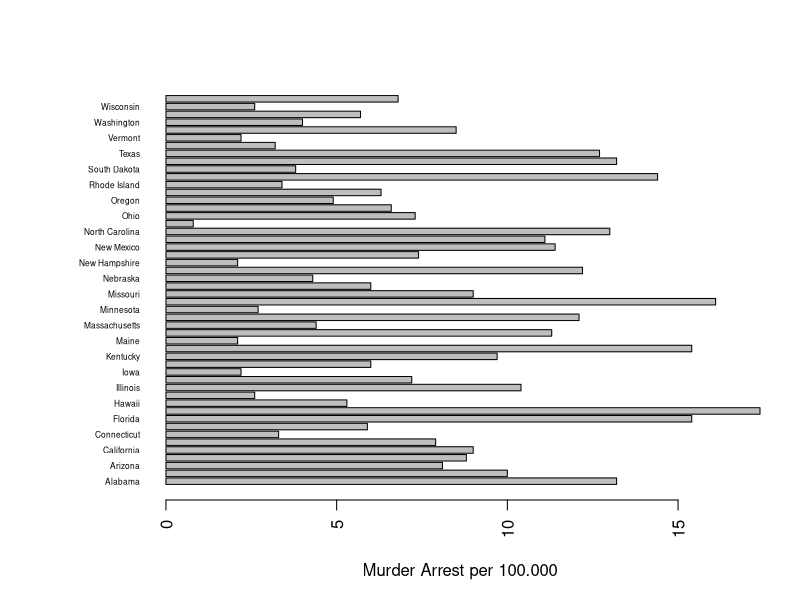
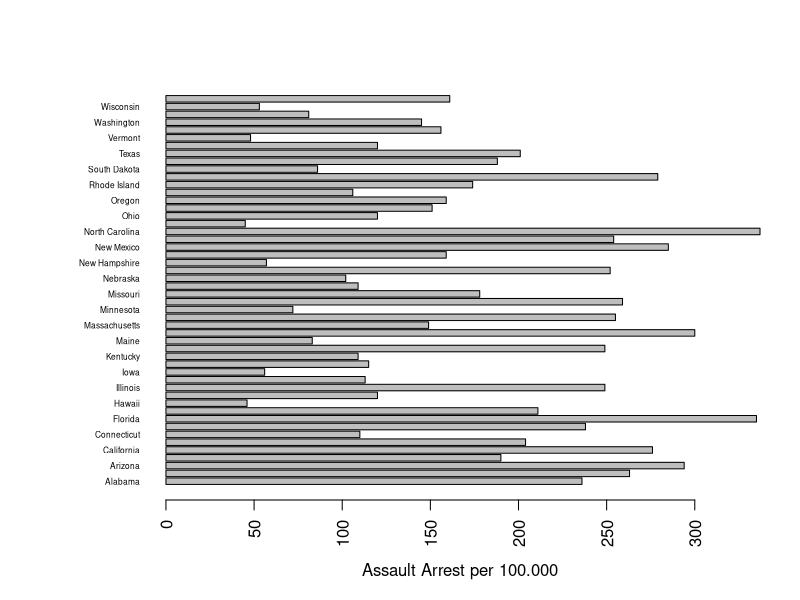
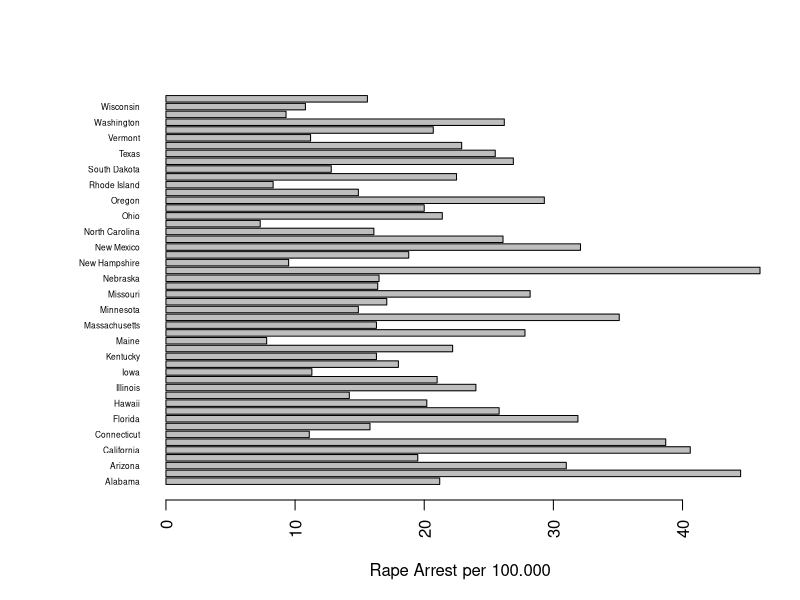
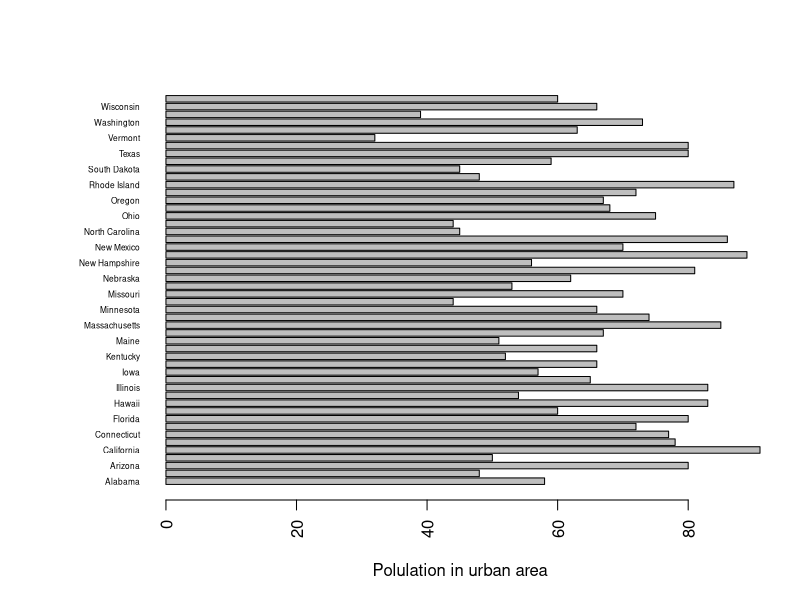
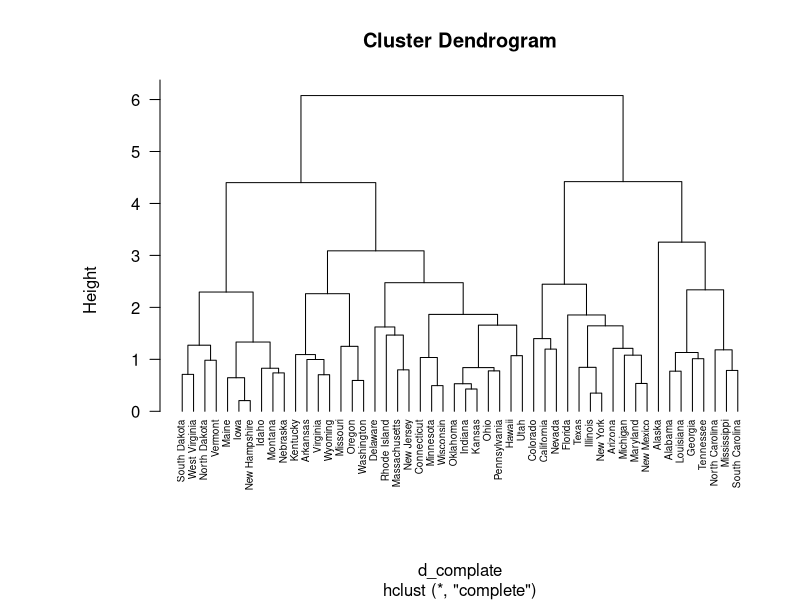
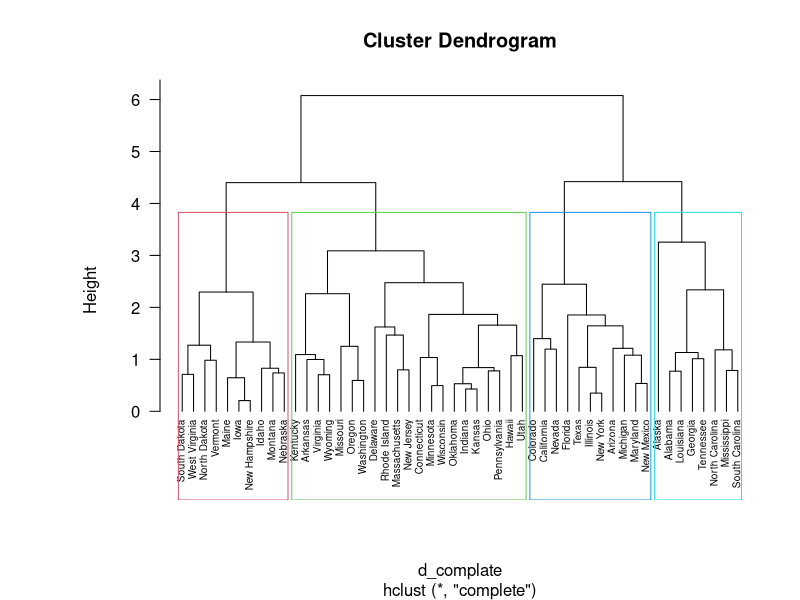

The R source for these figures, in order:
## ---- chunk 1
USArrests
## ---- chunk 2
summary(USArrests)
## ---- chunk 3
df_complate <- data.frame(States=rownames(USArrests), USArrests)
par(las=2) # make label text perpendicular to axis
par(mar=c(5,8,4,2)) # increase y-axis margin.
barplot(df_complate$Murder, names.arg = df_complate$States, horiz = TRUE, cex.names = 0.5, xlab = "Murder Arrest per 100.000")
## ---- chunk 4
barplot(df_complate$Assault, names.arg = df_complate$States, horiz = TRUE, cex.names = 0.5, xlab = "Assault Arrest per 100.000")
## ---- chunk 5
barplot(df_complate$Rape, names.arg = df_complate$States, horiz = TRUE, cex.names = 0.5, xlab = "Rape Arrest per 100.000")
## ---- chunk 6
barplot(df_complate$UrbanPop, names.arg = df_complate$States, horiz = TRUE, cex.names = 0.5, xlab = "Polulation in urban area")
## ---- chunk 7
df_complate <- scale(df_complate[, 2:5])
d_complate <- dist(df_complate, method = "euclidean")
clusters_complate <- hclust(d_complate, method = "complete" )
plot(clusters_complate, cex = 0.6, hang = -1)
## ---- chunk 8
plot(clusters_complate, cex = 0.6, hang = -1)
rect.hclust(clusters_complate, k = 4, border = 2:5)
